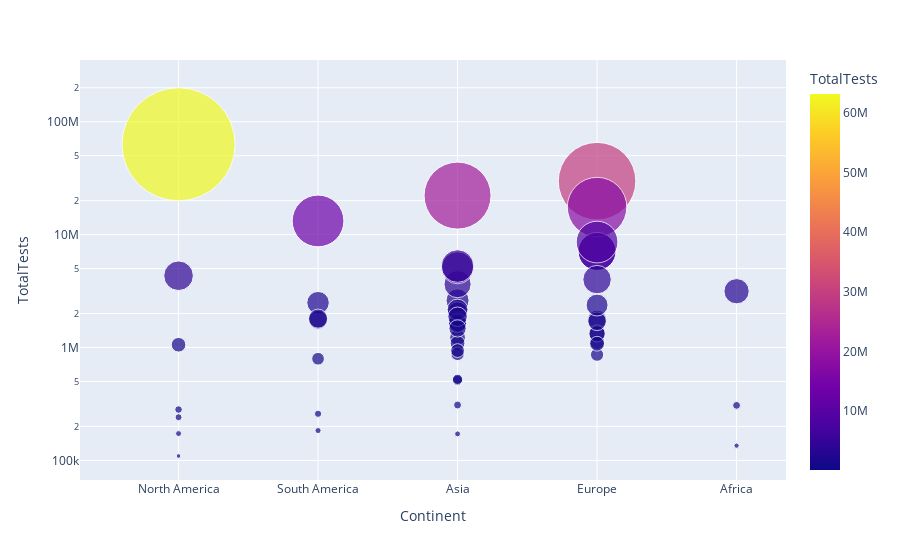

Notebook code for this chart:
### Code cell
px.scatter(df1.head(50), x = 'Continent', y='TotalTests', hover_data = ['Country/Region', 'Continent'],
          color='TotalTests', size='TotalTests', size_max=80, log_y=True)

### Figure 1 — Plotly figure (JSON) as saved in the notebook; plotly's stock layout.template omitted (floating-point values rounded to 4 significant figures)
{"data": [{"customdata": [["USA", "North America"], ["Brazil", "South America"], ["India", "Asia"], ["Russia", "Europe"], ["South Africa", "Africa"], ["Mexico", "North America"], ["Peru", "South America"], ["Chile", "South America"], ["Colombia", "South America"], ["Spain", "Europe"], ["Iran", "Asia"], ["UK", "Europe"], ["Saudi Arabia", "Asia"], ["Pakistan", "Asia"], ["Bangladesh", "Asia"], ["Italy", "Europe"], ["Turkey", "Asia"], ["Argentina", "South America"], ["Germany", "Europe"], ["France", "Europe"], ["Iraq", "Asia"], ["Philippines", "Asia"], ["Indonesia", "Asia"], ["Canada", "North America"], ["Qatar", "Asia"], ["Kazakhstan", "Asia"], ["Egypt", "Africa"], ["Ecuador", "South America"], ["Bolivia", "South America"], ["Sweden", "Europe"], ["Oman", "Asia"], ["Israel", "Asia"], ["Ukraine", "Europe"], ["Dominican Republic", "North America"], ["Panama", "North America"], ["Belgium", "Europe"], ["Kuwait", "Asia"], ["Belarus", "Europe"], ["UAE", "Asia"], ["Romania", "Europe"], ["Netherlands", "Europe"], ["Singapore", "Asia"], ["Guatemala", "North America"], ["Portugal", "Europe"], ["Poland", "Europe"], ["Nigeria", "Africa"], ["Honduras", "North America"], ["Bahrain", "Asia"], ["Japan", "Asia"], ["Armenia", "Asia"]], "hovertemplate": "Continent=%{customdata[1]}<br>TotalTests=%{marker.color}<br>Country/Region=%{customdata[0]}<extra></extra>", "legendgroup": "", "marker": {"color": [63139605, 13206188, 22149351, 29716907, 3149807, 1056915, 2493429, 1760615, 1801835, 7064329, 2612763, 17515234, 3635705, 2058872, 1225124, 7099713, 5081802, 794544, 8586648, 3992206, 1092741, 1669996, 1633156, 4319172, 511000, 2163713, 135000, 258582, 183583, 863315, 309212, 1872453, 1116641, 281926, 240995, 1767120, 522200, 1344303, 5262658, 1319369, 1079860, 1474372, 172712, 1705474, 2374686, 306894, 109292, 876700, 938739, 171600], "coloraxis": "coloraxis", "size": [63139605, 13206188, 22149351, 29716907, 3149807, 1056915, 2493429, 1760615, 1801835, 7064329, 2612763, 17515234, 3635705, 2058872, 1225124, 7099713, 5081802, 794544, 8586648, 3992206, 1092741, 1669996, 1633156, 4319172, 511000, 2163713, 135000, 258582, 183583, 863315, 309212, 1872453, 1116641, 281926, 240995, 1767120, 522200, 1344303, 5262658, 1319369, 1079860, 1474372, 172712, 1705474, 2374686, 306894, 109292, 876700, 938739, 171600], "sizemode": "area", "sizeref": 9866.0, "symbol": "circle"}, "mode": "markers", "name": "", "orientation": "v", "showlegend": false, "type": "scatter", "x": ["North America", "South America", "Asia", "Europe", "Africa", "North America", "South America", "South America", "South America", "Europe", "Asia", "Europe", "Asia", "Asia", "Asia", "Europe", "Asia", "South America", "Europe", "Europe", "Asia", "Asia", "Asia", "North America", "Asia", "Asia", "Africa", "South America", "South America", "Europe", "Asia", "Asia", "Europe", "North America", "North America", "Europe", "Asia", "Europe", "Asia", "Europe", "Europe", "Asia", "North America", "Europe", "Europe", "Africa", "North America", "Asia", "Asia", "Asia"], "xaxis": "x", "y": [63139605, 13206188, 22149351, 29716907, 3149807, 1056915, 2493429, 1760615, 1801835, 7064329, 2612763, 17515234, 3635705, 2058872, 1225124, 7099713, 5081802, 794544, 8586648, 3992206, 1092741, 1669996, 1633156, 4319172, 511000, 2163713, 135000, 258582, 183583, 863315, 309212, 1872453, 1116641, 281926, 240995, 1767120, 522200, 1344303, 5262658, 1319369, 1079860, 1474372, 172712, 1705474, 2374686, 306894, 109292, 876700, 938739, 171600], "yaxis": "y"}], "layout": {"coloraxis": {"colorbar": {"title": {"text": "TotalTests"}}, "colorscale": [[0, "#0d0887"], [0.1111, "#46039f"], [0.2222, "#7201a8"], [0.3333, "#9c179e"], [0.4444, "#bd3786"], [0.5556, "#d8576b"], [0.6667, "#ed7953"], [0.7778, "#fb9f3a"], [0.8889, "#fdca26"], [1, "#f0f921"]]}, "legend": {"itemsizing": "constant", "tracegroupgap": 0}, "margin": {"t": 60}, "xaxis": {"anchor": "y", "domain": [0, 1], "title": {"text": "Continent"}}, "yaxis": {"anchor": "x", "domain": [0, 1], "title": {"text": "TotalTests"}, "type": "log"}}}
